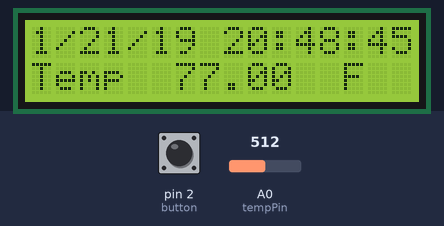
A sketch run on a simulated Arduino Uno, built with avr-gcc and run on an emulated ATmega328P. Shown: 16×2 character LCD. The test bench sets the inputs (shaded band); at power-on: pin 2 (button) LOW, A0 (tempPin) = 512.

Above: at 1.2 s.
1.3 s: pin 2 (button) pulled HIGH for 0.6 s
At 3.3 s:
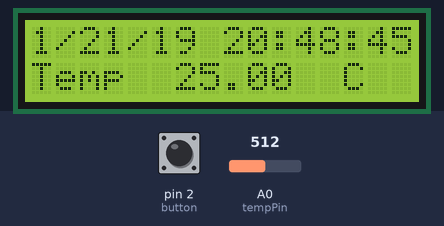
3.6 s: A0 (tempPin) set to 716
At 4.0 s:
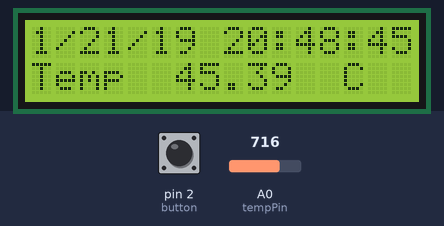
5.1 s: pin 2 (button) pulled HIGH for 1 s
At 7.3 s:
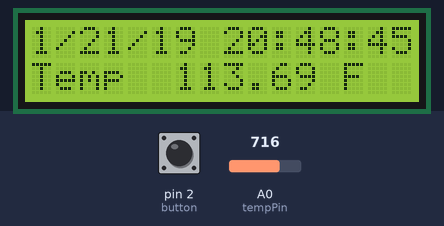
7.6 s: A0 (tempPin) set to 900
At 8.0 s:
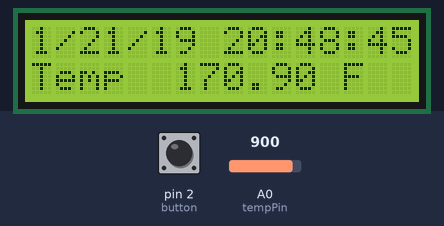
9.1 s: A0 (tempPin) set to 1023
At 9.8 s:
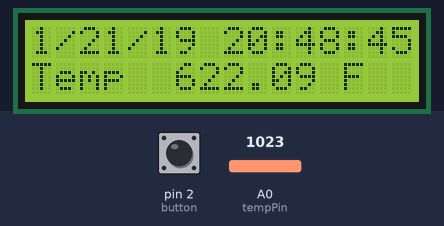
Timing chart, 0 to 11.6 s (numbered marks = the images above; inputs shaded):
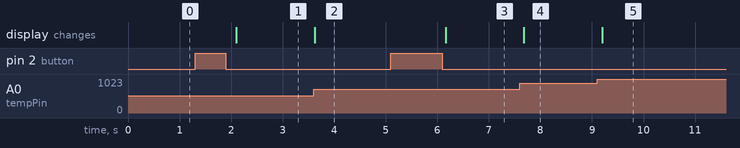

The sketch:

Thermometer_LCD.ino
```cpp
//www.elegoo.com
//2016.12.9

#include <LiquidCrystal.h>
int tempPin = 0;
const int button = 2;     // Set your button's pin number here
bool lastButton = LOW;    // These three values allow us to read
bool currentButton = LOW; // whether the button IS pressed or WAS
bool toggle = false;      // pressed, then toggle an ON/OFF switch
LiquidCrystal lcd(7, 8, 9, 10, 11, 12);


void setup()
{
  pinMode(button, INPUT);   // The button is set as an INPUT
  lcd.begin(16, 2);
}


bool debounce(bool last)
{
  bool current = digitalRead(button);
  if(last != current)
  {
    delay(5);
    current = digitalRead(button);
  }
  return current;
}


void loop()
{
  int tempReading = analogRead(tempPin);
  // This is OK
  double tempK = log(10000.0 * ((1024.0 / tempReading - 1)));
  tempK = 1 / (0.001129148 + (0.000234125 + (0.0000000876741 * tempK * tempK )) * tempK );       //  Temp Kelvin
  float tempC = tempK - 273.15;            // Convert Kelvin to Celcius
  float tempF = (tempC * 9.0)/ 5.0 + 32.0; // Convert Celcius to Fahrenheit
  /*  replaced
    float tempVolts = tempReading * 5.0 / 1024.0;
    float tempC = (tempVolts - 0.5) * 10.0;
    float tempF = tempC * 9.0 / 5.0 + 32.0;
  */
  // Display Temperature in C
  lcd.setCursor(0, 0);
  lcd.print("1/21/19 20:48:45");
  lcd.setCursor(0, 1);

  currentButton = debounce(lastButton);
  if (lastButton != currentButton && currentButton == LOW)    // If the button was pressed,
  {
    toggle = !toggle;                 // toggle the button's state
  }
  lastButton = currentButton;  // Change the button's previous state

  if (toggle)   // If button is ON...
  {
    // Display Temperature in C
    lcd.print("Temp         C  ");
    lcd.setCursor(6, 1);
    lcd.print(tempC);
  }
  else          // If button is OFF...
  {
    // Display Temperature in F
    lcd.print("Temp         F  ");
    lcd.setCursor(6, 1);
    lcd.print(tempF);
  }
  delay(500);
}
```

Measured:
- after the input at 1.3 s, the display: changes after 0.80 s (image 1)
- after the input at 3.6 s, the display: changes at once (image 2)
- after the input at 5.1 s, the display: changes after 1.1 s (image 3)
- after the input at 7.6 s, the display: changes after 0.08 s (image 4)
- after the input at 9.1 s, the display: changes after 0.10 s (image 5)
